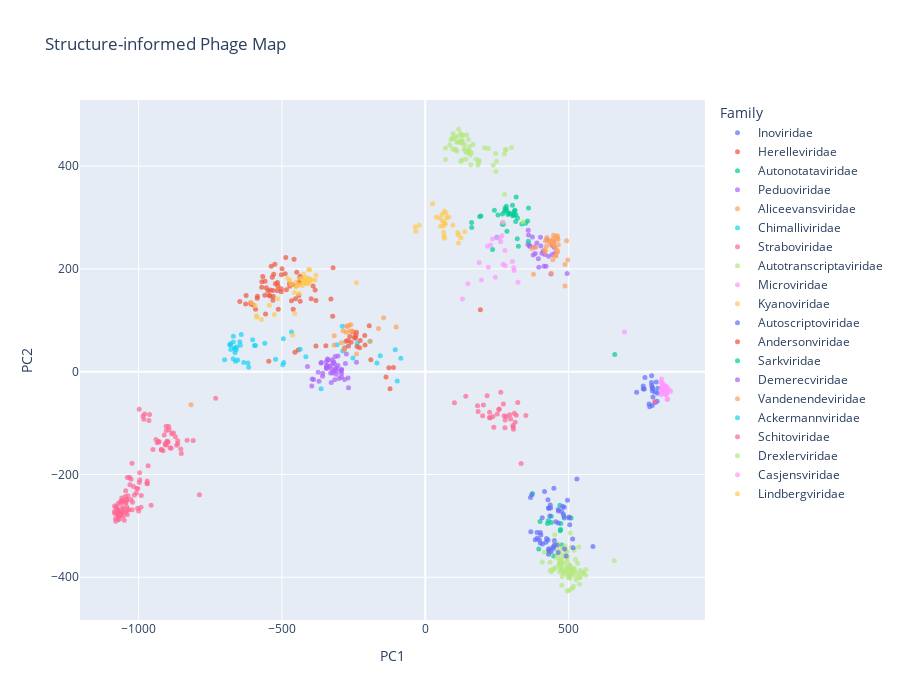

The cell this chart's notebook holds for it:
### Markdown cell above
### Interactive Plot

### Code cell
fig = px.scatter(
    coords_annot,
    x="PC1",
    y="PC2",
    color="Family",
    hover_data=["Accession", "Species"],
    title="Structure-informed Phage Map",
)

fig.update_traces(marker=dict(size=5, opacity=0.7))
fig.update_layout(width=900, height=700, legend_title_text="Family")

# Show interactively in notebook
fig.show()

# Save to a standalone HTML
fig.write_html("../data/phage_PCA_interactive.html", include_plotlyjs="cdn")
